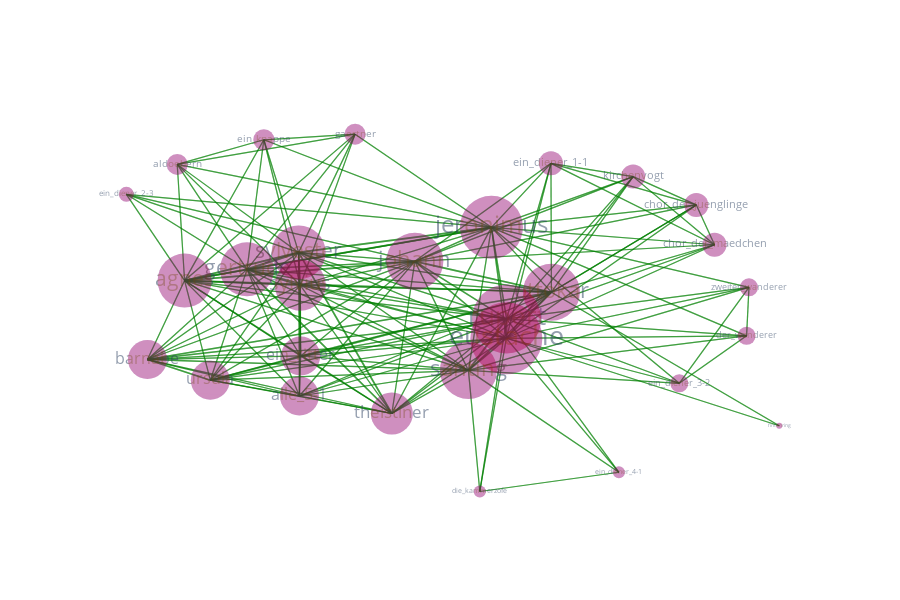

The notebook cell this image was saved under:
### Markdown cell above
## Plot network based on **character's configaration (copresence)**

### Code cell
fig = network.plot(network_type='config')
